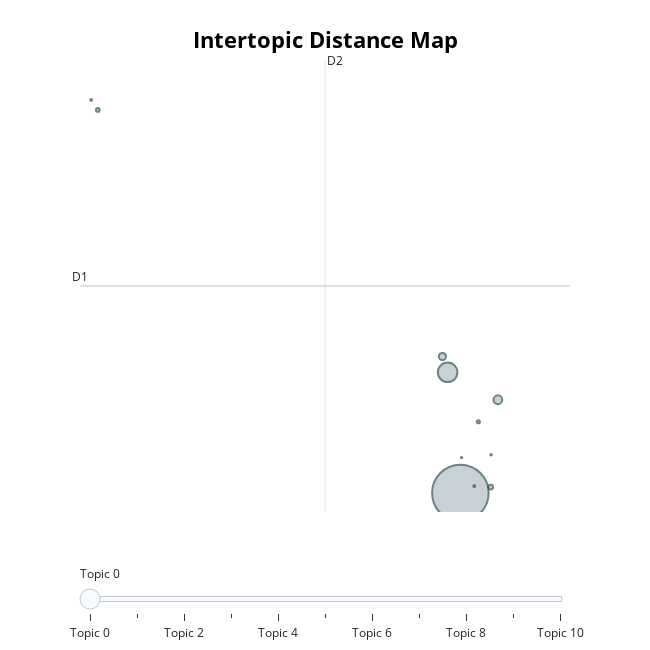

Notebook source saved alongside this figure:
### Code cell
modelo_bertopic.visualize_topics()

### Figure 1 — Plotly figure (JSON) as saved in the notebook; plotly's stock layout.template omitted (floating-point values rounded to 4 significant figures)
{"data": [{"customdata": [[0, "que | de | para | da | relatora", 40814], [1, "de | no | da | que | acima", 4891], [2, "que | de | para | da | em", 978], [3, "de | violencia | me | de violencia | da", 658], [4, "de | que | do | da | na", 294], [5, "que | cachorro | de | relatora | da", 183], [6, "que | de | da sacramenta | sacramenta | da", 121], [7, "nbsp | de | qual | que | do", 43], [8, "que | de | para | relatora | gado", 40], [9, "que | do | relator | de | no", 26], [10, "de | que | do | relatora | da", 24]], "hovertemplate": "<b>Topic %{customdata[0]}</b><br>%{customdata[1]}<br>Size: %{customdata[2]}", "legendgroup": "", "marker": {"color": "#B0BEC5", "line": {"color": "DarkSlateGrey", "width": 2}, "size": [40814, 4891, 978, 658, 294, 183, 121, 43, 40, 26, 24], "sizemode": "area", "sizeref": 25.51, "symbol": "circle"}, "mode": "markers", "name": "", "orientation": "v", "showlegend": false, "type": "scatter", "x": [18.13, 17.61, 19.66, 17.4, 19.37, 3.305, 18.87, 18.7, 3.031, 19.39, 18.18], "xaxis": "x", "y": [-3.49, -0.1667, -0.9234, 0.2637, -3.326, 7.055, -1.527, -3.299, 7.329, -2.439, -2.516], "yaxis": "y"}], "layout": {"annotations": [{"showarrow": false, "text": "D1", "x": 2.576, "y": 2.208, "yshift": 10}, {"showarrow": false, "text": "D2", "x": 12.59, "xshift": 10, "y": 8.428}], "height": 650, "hoverlabel": {"bgcolor": "white", "font": {"family": "Rockwell", "size": 16}}, "legend": {"itemsizing": "constant", "tracegroupgap": 0}, "margin": {"t": 60}, "shapes": [{"line": {"color": "#CFD8DC", "width": 2}, "type": "line", "x0": 12.59, "x1": 12.59, "y0": -4.013, "y1": 8.428}, {"line": {"color": "#9E9E9E", "width": 2}, "type": "line", "x0": 2.576, "x1": 22.61, "y0": 2.208, "y1": 2.208}], "sliders": [{"active": 0, "pad": {"t": 50}, "steps": [{"args": [{"marker.color": [["red", "#B0BEC5", "#B0BEC5", "#B0BEC5", "#B0BEC5", "#B0BEC5", "#B0BEC5", "#B0BEC5", "#B0BEC5", "#B0BEC5", "#B0BEC5"]]}], "label": "Topic 0", "method": "update"}, {"args": [{"marker.color": [["#B0BEC5", "red", "#B0BEC5", "#B0BEC5", "#B0BEC5", "#B0BEC5", "#B0BEC5", "#B0BEC5", "#B0BEC5", "#B0BEC5", "#B0BEC5"]]}], "label": "Topic 1", "method": "update"}, {"args": [{"marker.color": [["#B0BEC5", "#B0BEC5", "red", "#B0BEC5", "#B0BEC5", "#B0BEC5", "#B0BEC5", "#B0BEC5", "#B0BEC5", "#B0BEC5", "#B0BEC5"]]}], "label": "Topic 2", "method": "update"}, {"args": [{"marker.color": [["#B0BEC5", "#B0BEC5", "#B0BEC5", "red", "#B0BEC5", "#B0BEC5", "#B0BEC5", "#B0BEC5", "#B0BEC5", "#B0BEC5", "#B0BEC5"]]}], "label": "Topic 3", "method": "update"}, {"args": [{"marker.color": [["#B0BEC5", "#B0BEC5", "#B0BEC5", "#B0BEC5", "red", "#B0BEC5", "#B0BEC5", "#B0BEC5", "#B0BEC5", "#B0BEC5", "#B0BEC5"]]}], "label": "Topic 4", "method": "update"}, {"args": [{"marker.color": [["#B0BEC5", "#B0BEC5", "#B0BEC5", "#B0BEC5", "#B0BEC5", "red", "#B0BEC5", "#B0BEC5", "#B0BEC5", "#B0BEC5", "#B0BEC5"]]}], "label": "Topic 5", "method": "update"}, {"args": [{"marker.color": [["#B0BEC5", "#B0BEC5", "#B0BEC5", "#B0BEC5", "#B0BEC5", "#B0BEC5", "red", "#B0BEC5", "#B0BEC5", "#B0BEC5", "#B0BEC5"]]}], "label": "Topic 6", "method": "update"}, {"args": [{"marker.color": [["#B0BEC5", "#B0BEC5", "#B0BEC5", "#B0BEC5", "#B0BEC5", "#B0BEC5", "#B0BEC5", "red", "#B0BEC5", "#B0BEC5", "#B0BEC5"]]}], "label": "Topic 7", "method": "update"}, {"args": [{"marker.color": [["#B0BEC5", "#B0BEC5", "#B0BEC5", "#B0BEC5", "#B0BEC5", "#B0BEC5", "#B0BEC5", "#B0BEC5", "red", "#B0BEC5", "#B0BEC5"]]}], "label": "Topic 8", "method": "update"}, {"args": [{"marker.color": [["#B0BEC5", "#B0BEC5", "#B0BEC5", "#B0BEC5", "#B0BEC5", "#B0BEC5", "#B0BEC5", "#B0BEC5", "#B0BEC5", "red", "#B0BEC5"]]}], "label": "Topic 9", "method": "update"}, {"args": [{"marker.color": [["#B0BEC5", "#B0BEC5", "#B0BEC5", "#B0BEC5", "#B0BEC5", "#B0BEC5", "#B0BEC5", "#B0BEC5", "#B0BEC5", "#B0BEC5", "red"]]}], "label": "Topic 10", "method": "update"}]}], "title": {"font": {"color": "Black", "size": 22}, "text": "<b>Intertopic Distance Map</b>", "x": 0.5, "xanchor": "center", "y": 0.95, "yanchor": "top"}, "width": 650, "xaxis": {"anchor": "y", "domain": [0, 1], "range": [2.576, 22.61], "title": {"text": ""}, "visible": false}, "yaxis": {"anchor": "x", "domain": [0, 1], "range": [-4.013, 8.428], "title": {"text": ""}, "visible": false}}}
